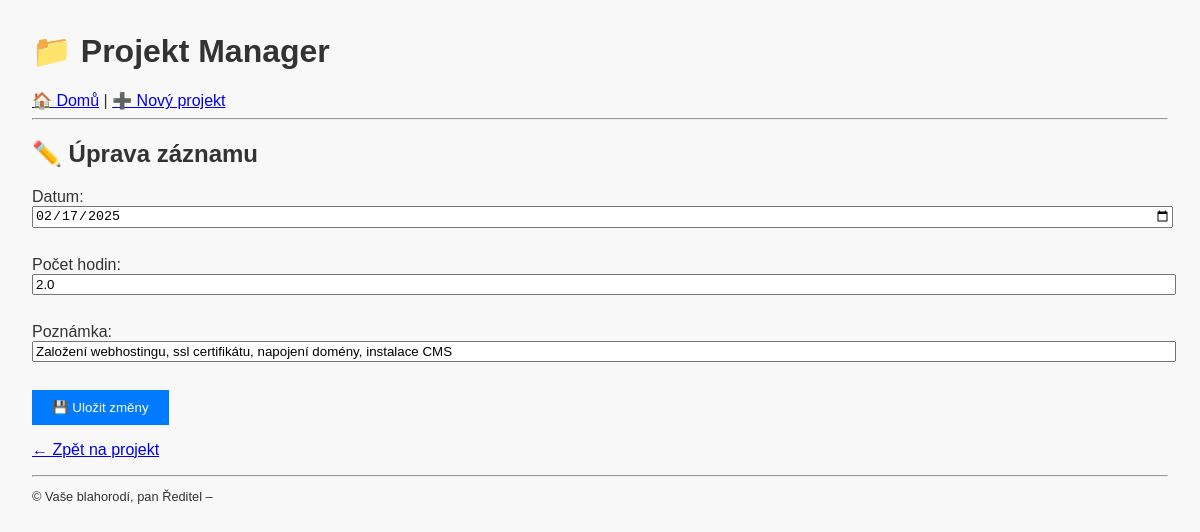
Screenshot of /worklog/5/edit with the database file from the repository.
### tables this page shows
CREATE TABLE worklogs (
            id INTEGER PRIMARY KEY AUTOINCREMENT,
            project_id INTEGER,
            work_date TEXT,
            hours REAL, note TEXT,
            FOREIGN KEY (project_id) REFERENCES projects(id)
        );

### app.py (the view, shortened to what this page needs)
@app.route("/worklog/<int:worklog_id>/edit", methods=["GET", "POST"])
def edit_worklog(worklog_id):
    conn = get_db_connection()
    log = conn.execute("SELECT * FROM worklogs WHERE id = ?", (worklog_id,)).fetchone()
    conn.close()
    return render_template("edit_worklog.html", log=log)

### app.py (called while the page is built)
def get_db_connection():
    conn = sqlite3.connect(DB_NAME)
    conn.row_factory = sqlite3.Row
    return conn

@app.before_request
@auth.login_required
def require_login():
    pass

### templates/edit_worklog.html
{% extends "base.html" %}
{% block content %}
<h2>✏️ Úprava záznamu</h2>
<form method="post">
    <label>Datum:<br>
        <input type="date" name="work_date" value="{{ log.work_date }}" required>
    </label><br><br>
    <label>Počet hodin:<br>
        <input type="number" step="0.1" name="hours" value="{{ log.hours }}" required>
    </label><br><br>
    <label>Poznámka:<br>
        <input type="text" name="note" value="{{ log.note }}">
    </label><br><br>
    <button type="submit">💾 Uložit změny</button>
</form>
<p><a href="{{ url_for('edit_project', project_id=log.project_id) }}">← Zpět na projekt</a></p>
{% endblock %}

### static/style.css (style rules this page uses)
body { font-family: sans-serif; margin: 2rem; background-color: #f8f8f8; color: #333; }
input, textarea { width: 100%; margin-bottom: 10px; }
button { padding: 10px 20px; background-color: #007bff; color: white; border: none; cursor: pointer; }

### rows the page displays
worklogs: work_date "02/17/2025", hours "2.0", note "Založení webhostingu, ssl certifikátu, napojení domény, instalace CMS"
